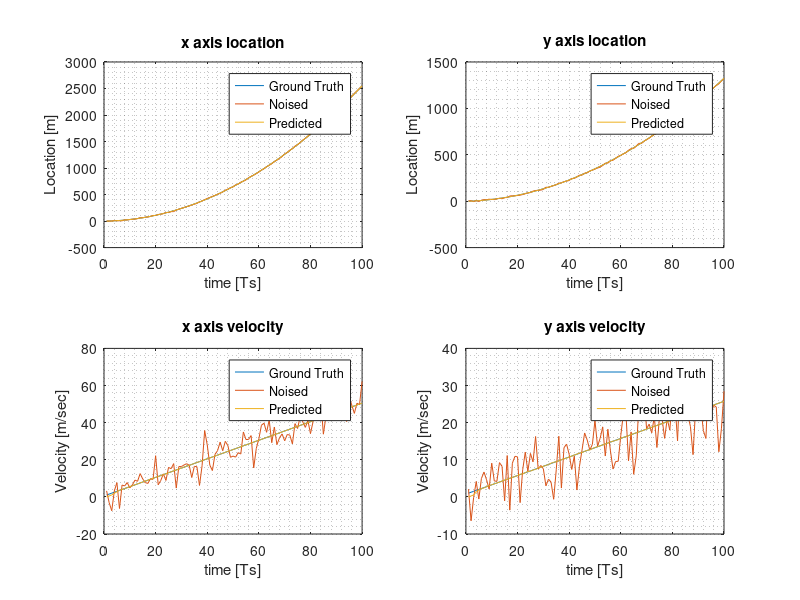

MATLAB code for this plot:


clc
clear
close all

%% user defined

Fs=1;
    
N=1e2;

sigma_x=5;

sigma_z=1;

n=4; % state dimension
l=2; % input dimension
m=3; % measurement dimension

a_x=0.5; % acceleration
a_y=0.25;
v_y=1; 
v_x=1;


p_anch_1_x=0;
p_anch_1_y=0;

p_anch_2_x=10;
p_anch_2_y=0;

p_anch_3_x=5;
p_anch_3_y=10;


%% Intermediate calculations

Ts=1/Fs;

k=0:Ts:(N-1)*Ts;

Q=(sigma_x^2)*eye(n);
R=(sigma_z^2)*eye(m);

p_anch_1=[p_anch_1_x;p_anch_1_y];
p_anch_2=[p_anch_2_x;p_anch_2_y];
p_anch_3=[p_anch_3_x;p_anch_3_y];

%error(' data generation: lines 64-78 need to be reviewed. algo: 116-139 needs rto be reviewed as well ')

%% Simulation
%%%%%%%%%%%%%%%%%%%%%%

%% Data Generation

x_GT=zeros(1,N);
x_dot_GT=v_x*ones(1,N);
y_GT=zeros(1,N);
y_dot_GT=v_y*ones(1,N);

d_GT_1=zeros(1,N);
d_GT_2=zeros(1,N);
d_GT_3=zeros(1,N);

for kk=2:N
    
    %%% State parameters
    
    x_GT(kk)=x_GT(kk-1)+x_dot_GT(kk-1)*Ts+a_x*(Ts^2)/2;
    x_dot_GT(kk)=x_dot_GT(kk-1)+a_x*Ts;
    
    y_GT(kk)=y_GT(kk-1)+y_dot_GT(kk-1)*Ts+a_y*(Ts^2)/2;
    y_dot_GT(kk)=y_dot_GT(kk-1)+a_y*Ts;
    
    
    %%% Measurement parameters
    p_GT=[x_GT(kk);y_GT(kk)];
    
    d_GT_1(kk)=(p_GT-p_anch_1)'*(p_GT-p_anch_1);
    d_GT_2(kk)=(p_GT-p_anch_2)'*(p_GT-p_anch_2);
    d_GT_3(kk)=(p_GT-p_anch_3)'*(p_GT-p_anch_3);
    
end

X_GT=[x_GT;y_GT;x_dot_GT;y_dot_GT];

X_Noised=X_GT+sigma_x*randn(n,N);

Z_GT=[d_GT_1;d_GT_2;d_GT_3];

Z_Noised=Z_GT+sigma_z*randn(m,N);


%% Kalman filter 

%%%
X_est_apr=zeros(n,N);
x_est_postr=zeros(n,1);


P_est_postr=eye(n); % Covariance matrix

u=[a_x;a_y]; % input vector= acceleration

F=[1 0 Ts 0; 0 1 0 Ts;0 0 1 0;0 0 0 1]; % state equation matrix
G=[Ts^2/2 0;0 Ts^2/2;Ts 0;0 Ts]; % measurement eqauation matrix

 %%% State functions
 
 p_anch_x=[p_anch_1_x;p_anch_2_x;p_anch_3_x];
 p_anch_y=[p_anch_1_y;p_anch_2_y;p_anch_3_y];
 
 p_anch=[p_anch_x,p_anch_y];
 
 p_anch_1=[p_anch_1_x;p_anch_1_y];
 p_anch_2=[p_anch_2_x;p_anch_2_y];
 p_anch_3=[p_anch_3_x;p_anch_3_y];
 
 
%%% State equation
 f=@(x,u,w) F*x+G*u+w; 
 %%% Measurement equation
 h=@(p,p_anch,v) (p-p_anch)'*(p-p_anch)+v; % p and p_anch are 2x1 column vectors


%%% Jacobians

 A=F; % current state wrt to former state
 W=eye(n); % current state wrt current state noise
 
H=2*[x_est_postr(1)*ones(m,1)-p_anch_x,... % current measurement wrt current state
          x_est_postr(2)*ones(m,1)-p_anch_y,...
          zeros(m,1),zeros(m,1)];

 V=eye(m); % current measurment wrt current measurement noise

for kk=2:N

     %%% 1) Time update equations
    
    x_est_apr=F*x_est_postr+G*u;
    x_est_apr1=f(x_est_postr,u,0);
    
    X_est_apr(:,kk)= x_est_apr;
    
    P_est_apr=A*P_est_postr*A'+W*Q*W';
    
    %%% 2) Measurement correction equations
    
     H=2*[x_est_postr(1)*ones(m,1)-p_anch_x,...
              x_est_postr(2)*ones(m,1)-p_anch_y,...
              zeros(m,1),zeros(m,1)];
    
    K=P_est_apr*H'*inv(H*P_est_apr*H'+V*R*V);
 
    z=Z_Noised(:,kk);
    h_vec=[h(x_est_apr(1:2),p_anch_1,0);h(x_est_apr(1:2),p_anch_2,0);h(x_est_apr(1:2),p_anch_3,0)];
    
    x_est_postr=x_est_apr+K*(z-h_vec);
    
    P_est_postr=(eye(n)-K*H)*P_est_apr;
  
end

%% Display

figure
set(gcf,'windowstyle','docked')


subplot(2,2,1)
plot(X_GT(1,:))
hold on
plot(X_Noised(1,:))
hold on
plot(X_est_apr(1,:))
title('x axis location')
grid minor
xlabel('time [Ts]')
ylabel('Location [m]')
legend('Ground Truth','Noised','Predicted','Location','best')

subplot(2,2,2)
plot(X_GT(2,:))
hold on
plot(X_Noised(2,:))
hold on
plot(X_est_apr(2,:))
title('y axis location')
grid minor
xlabel('time [Ts]')
ylabel('Location [m]')
legend('Ground Truth','Noised','Predicted','Location','best')

subplot(2,2,3)
plot(X_GT(3,:))
hold on
plot(X_Noised(3,:))
hold on
plot(X_est_apr(3,:))
title('x axis velocity')
grid minor
xlabel('time [Ts]')
ylabel('Velocity [m/sec]')
legend('Ground Truth','Noised','Predicted','Location','best')

subplot(2,2,4)
plot(X_GT(4,:))
hold on
plot(X_Noised(4,:))
hold on
plot(X_est_apr(4,:))
title('y axis velocity')
grid minor
xlabel('time [Ts]')
ylabel('Velocity [m/sec]')
legend('Ground Truth','Noised','Predicted','Location','best')











